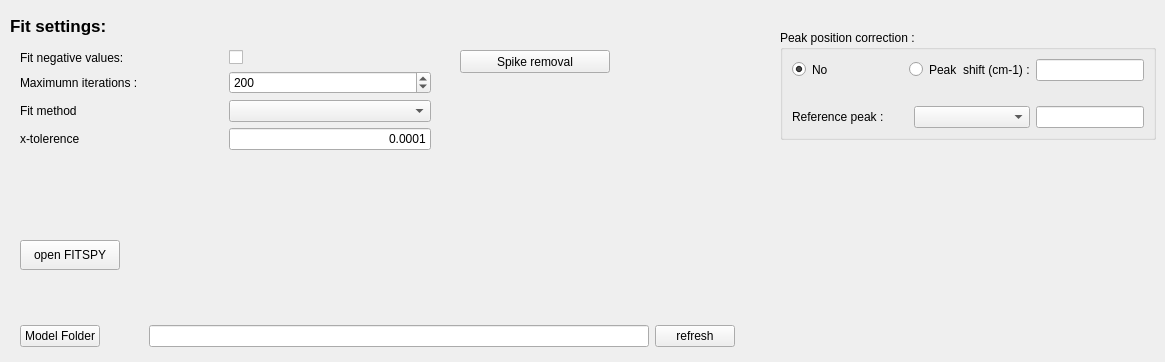
              <widget class="QWidget" name="fit_settings">
               <property name="enabled">
                <bool>true</bool>
               </property>
               <attribute name="title">
                <string>More settings</string>
               </attribute>
               <widget class="QGroupBox" name="groupBox_8">
                <property name="geometry">
                 <rect>
                  <x>780</x>
                  <y>30</y>
                  <width>376</width>
                  <height>110</height>
                 </rect>
                </property>
                <property name="title">
                 <string>Peak position correction :</string>
                </property>
                <layout class="QVBoxLayout" name="verticalLayout_28">
                 <item>
                  <layout class="QHBoxLayout" name="horizontalLayout_61" stretch="0,0,0">
                   <item>
                    <widget class="QRadioButton" name="radioButton_3">
                     <property name="sizePolicy">
                      <sizepolicy hsizetype="Maximum" vsizetype="Fixed">
                       <horstretch>0</horstretch>
                       <verstretch>0</verstretch>
                      </sizepolicy>
                     </property>
                     <property name="text">
                      <string/>
                     </property>
                     <property name="checked">
                      <bool>true</bool>
                     </property>
                    </widget>
                   </item>
                   <item>
                    <widget class="QLabel" name="label_45">
                     <property name="text">
                      <string>No</string>
                     </property>
                    </widget>
                   </item>
                   <item>
                    <layout class="QHBoxLayout" name="horizontalLayout_60">
                     <item>
                      <widget class="QRadioButton" name="radioButton_2">
                       <property name="sizePolicy">
                        <sizepolicy hsizetype="Maximum" vsizetype="Fixed">
                         <horstretch>0</horstretch>
                         <verstretch>0</verstretch>
                        </sizepolicy>
                       </property>
                       <property name="text">
                        <string/>
                       </property>
                      </widget>
                     </item>
                     <item>
                      <widget class="QLabel" name="label_44">
                       <property name="text">
                        <string>Peak  shift (cm-1) :</string>
                       </property>
                      </widget>
                     </item>
                     <item>
                      <widget class="QLineEdit" name="lineEdit_32">
                       <property name="sizePolicy">
                        <sizepolicy hsizetype="Fixed" vsizetype="Fixed">
                         <horstretch>0</horstretch>
                         <verstretch>0</verstretch>
                        </sizepolicy>
                       </property>
                       <property name="minimumSize">
                        <size>
                         <width>20</width>
                         <height>0</height>
                        </size>
                       </property>
                       <property name="toolTip">
                        <string>Type the different between experimental and theoretical values</string>
                       </property>
                      </widget>
                     </item>
                    </layout>
                   </item>
                  </layout>
                 </item>
                 <item>
                  <spacer name="verticalSpacer_11">
                   <property name="orientation">
                    <enum>Qt::Vertical</enum>
                   </property>
                   <property name="sizeHint" stdset="0">
                    <size>
                     <width>20</width>
                     <height>40</height>
                    </size>
                   </property>
                  </spacer>
                 </item>
                 <item>
                  <layout class="QHBoxLayout" name="horizontalLayout_64">
                   <item>
                    <widget class="QLabel" name="label_47">
                     <property name="text">
                      <string>Reference peak :</string>
                     </property>
                    </widget>
                   </item>
                   <item>
                    <widget class="QComboBox" name="comboBox_14"/>
                   </item>
                   <item>
                    <widget class="QLineEdit" name="lineEdit_34">
                     <property name="sizePolicy">
                      <sizepolicy hsizetype="Fixed" vsizetype="Fixed">
                       <horstretch>0</horstretch>
                       <verstretch>0</verstretch>
                      </sizepolicy>
                     </property>
                     <property name="minimumSize">
                      <size>
                       <width>20</width>
                       <height>0</height>
                      </size>
                     </property>
                     <property name="toolTip">
                      <string>Type the theoretical values</string>
                     </property>
                    </widget>
                   </item>
                  </layout>
                 </item>
                </layout>
               </widget>
               <widget class="QWidget" name="layoutWidget">
                <property name="geometry">
                 <rect>
                  <x>20</x>
                  <y>50</y>
                  <width>411</width>
                  <height>220</height>
                 </rect>
                </property>
                <layout class="QVBoxLayout" name="verticalLayout_29">
                 <item>
                  <layout class="QHBoxLayout" name="horizontalLayout_55">
                   <item>
                    <widget class="QLabel" name="label_23">
                     <property name="text">
                      <string>Fit negative values:</string>
                     </property>
                    </widget>
                   </item>
                   <item>
                    <widget class="QCheckBox" name="cb_fit_negative">
                     <property name="text">
                      <string/>
                     </property>
                    </widget>
                   </item>
                  </layout>
                 </item>
                 <item>
                  <layout class="QHBoxLayout" name="horizontalLayout_59">
                   <item>
                    <widget class="QLabel" name="label_25">
                     <property name="text">
                      <string>Maximumn iterations :</string>
                     </property>
                    </widget>
                   </item>
                   <item>
                    <widget class="QSpinBox" name="max_iteration">
                     <property name="prefix">
                      <string/>
                     </property>
                     <property name="maximum">
                      <number>10000</number>
                     </property>
                     <property name="value">
                      <number>200</number>
                     </property>
                    </widget>
                   </item>
                  </layout>
                 </item>
                 <item>
                  <layout class="QHBoxLayout" name="horizontalLayout_63">
                   <item>
                    <widget class="QLabel" name="label_27">
                     <property name="text">
                      <string>Fit method</string>
                     </property>
                    </widget>
                   </item>
                   <item>
                    <widget class="QComboBox" name="cbb_fit_methods"/>
                   </item>
                  </layout>
                 </item>
                 <item>
                  <layout class="QHBoxLayout" name="horizontalLayout_68" stretch="50,50">
                   <item>
                    <widget class="QLabel" name="label_55">
                     <property name="text">
                      <string>x-tolerence</string>
                     </property>
                    </widget>
                   </item>
                   <item>
                    <widget class="QLineEdit" name="xtol">
                     <property name="maximumSize">
                      <size>
                       <width>167777</width>
                       <height>16777215</height>
                      </size>
                     </property>
                     <property name="text">
                      <string>0.0001</string>
                     </property>
                     <property name="alignment">
                      <set>Qt::AlignRight|Qt::AlignTrailing|Qt::AlignVCenter</set>
                     </property>
                    </widget>
                   </item>
                  </layout>
                 </item>
                 <item>
                  <spacer name="verticalSpacer_14">
                   <property name="orientation">
                    <enum>Qt::Vertical</enum>
                   </property>
                   <property name="sizeHint" stdset="0">
                    <size>
                     <width>20</width>
                     <height>40</height>
                    </size>
                   </property>
                  </spacer>
                 </item>
                 <item>
                  <widget class="QPushButton" name="btn_open_fitspy">
                   <property name="sizePolicy">
                    <sizepolicy hsizetype="Minimum" vsizetype="Minimum">
                     <horstretch>0</horstretch>
                     <verstretch>0</verstretch>
                    </sizepolicy>
                   </property>
                   <property name="minimumSize">
                    <size>
                     <width>100</width>
                     <height>30</height>
                    </size>
                   </property>
                   <property name="maximumSize">
                    <size>
                     <width>100</width>
                     <height>30</height>
                    </size>
                   </property>
                   <property name="text">
                    <string>open FITSPY</string>
                   </property>
                  </widget>
                 </item>
                </layout>
               </widget>
               <widget class="QLabel" name="label_53">
                <property name="geometry">
                 <rect>
                  <x>10</x>
                  <y>10</y>
                  <width>121</width>
                  <height>31</height>
                 </rect>
                </property>
                <property name="font">
                 <font>
                  <pointsize>13</pointsize>
                  <weight>75</weight>
                  <bold>true</bold>
                 </font>
                </property>
                <property name="text">
                 <string>Fit settings:</string>
                </property>
               </widget>
               <widget class="QWidget" name="layoutWidget">
                <property name="geometry">
                 <rect>
                  <x>20</x>
                  <y>320</y>
                  <width>715</width>
                  <height>33</height>
                 </rect>
                </property>
                <layout class="QHBoxLayout" name="horizontalLayout_45">
                 <item>
                  <widget class="QPushButton" name="btn_default_folder_model">
                   <property name="text">
                    <string>Model Folder</string>
                   </property>
                  </widget>
                 </item>
                 <item>
                  <spacer name="horizontalSpacer_40">
                   <property name="orientation">
                    <enum>Qt::Horizontal</enum>
                   </property>
                   <property name="sizeHint" stdset="0">
                    <size>
                     <width>40</width>
                     <height>20</height>
                    </size>
                   </property>
                  </spacer>
                 </item>
                 <item>
                  <widget class="QLineEdit" name="l_defaut_folder_model">
                   <property name="minimumSize">
                    <size>
                     <width>500</width>
                     <height>0</height>
                    </size>
                   </property>
                   <property name="maximumSize">
                    <size>
                     <width>500</width>
                     <height>16777215</height>
                    </size>
                   </property>
                  </widget>
                 </item>
                 <item>
                  <widget class="QPushButton" name="btn_refresh_model_folder">
                   <property name="text">
                    <string>refresh</string>
                   </property>
                  </widget>
                 </item>
                </layout>
               </widget>
               <widget class="QPushButton" name="btn_cosmis_ray">
                <property name="geometry">
                 <rect>
                  <x>460</x>
                  <y>50</y>
                  <width>150</width>
                  <height>23</height>
                 </rect>
                </property>
                <property name="minimumSize">
                 <size>
                  <width>80</width>
                  <height>0</height>
                 </size>
                </property>
                <property name="maximumSize">
                 <size>
                  <width>150</width>
                  <height>16777215</height>
                 </size>
                </property>
                <property name="toolTip">
                 <string>Detect cosmis ray based on the loaded spectra</string>
                </property>
                <property name="text">
                 <string>Spike removal</string>
                </property>
               </widget>
              </widget>
